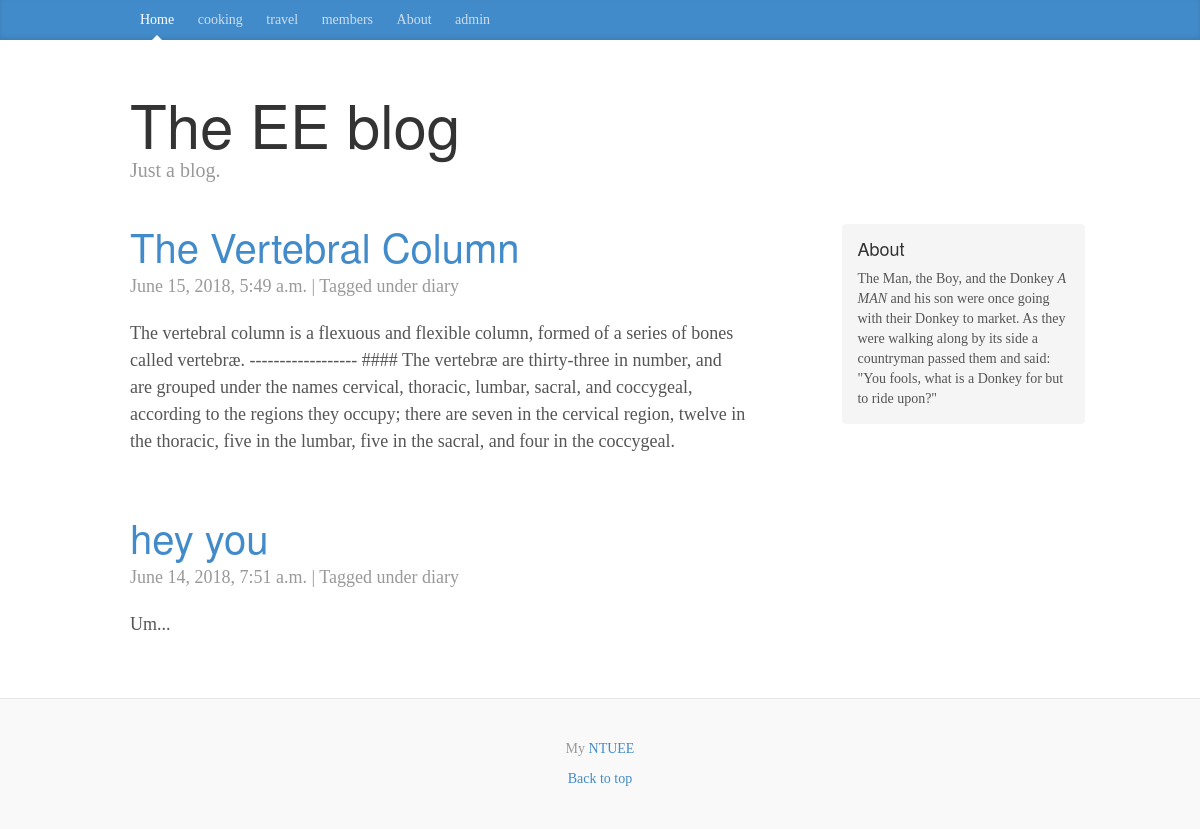
The page / on the database its author committed.
### blog/models.py (models this page shows, shortened)
class Entry(models.Model):
    title = models.CharField(max_length=200)
    body = models.TextField()
    slug = models.SlugField(max_length=200, unique=True)
    publish = models.BooleanField(default=True)
    created = models.DateTimeField(auto_now_add=True)
    modified = models.DateTimeField(auto_now=True)
    tags = models.ManyToManyField(Tag)
    objects = EntryQuerySet.as_manager()
    class Meta:
        verbose_name = "Blog Entry"
        verbose_name_plural = "Blog Entries"
        ordering = ["-created"]

class Tag(models.Model):
    slug = models.SlugField(max_length=200, unique=True)
    def __str__(self):
        return self.slug

### blog/views.py (the view)
# urls.py: url(r'^$', views.BlogIndex.as_view(), name="index"),
class BlogIndex(generic.ListView):
    queryset = models.Entry.objects.published()
    template_name = "home.html"
    paginate_by = 2

### templates/home.html
{% extends "base.html" %}
{% load django_markdown %}
{% block blog_entries %}
{% for object in object_list %}
  <div class="post">
    <h2><a href="{% url "entry_detail" slug=object.slug %}">{{ object.title }}</a></h2>
    <p class="meta">
      {{ object.created }} |
      Tagged under {{  object.tags.all|join:", " }}
    </p>
    {{ object.body|markdown }}
  </div>
{% endfor %}
{% endblock %}

### templates/base.html (shortened to what this page needs)
{% load staticfiles %}
<!DOCTYPE html>
<html lang="en">
  <head>
    <link href="{% static "css/bootstrap.min.css" %}" rel="stylesheet">
    <link href="{% static "css/blog.css" %}" rel="stylesheet">
  </head>
  <body>
    <div class="blog-masthead">
      <div class="container">
        <nav class="blog-nav">
          <a class="blog-nav-item active" href="{% url "index" %}">Home</a>
          <a class="blog-nav-item" href="#">cooking</a>
          <a class="blog-nav-item" href="#">travel</a>
          <a class="blog-nav-item" href="#">members</a>
          <a class="blog-nav-item" href="#">About</a>
          <a class="blog-nav-item" href="{% url 'admin:index' %}">admin</a>
        </nav>
      </div>
    </div>
    <div class="container">
      <div class="blog-header">
        <h1 class="blog-title">The EE blog</h1>
        <p class="lead blog-description">Just a blog.</p>
      </div>
      <div class="row">
        <div class="col-sm-8 blog-main">
          {% block blog_entries %} {% endblock %}
        </div>
        <div class="col-sm-3 col-sm-offset-1 blog-sidebar">
          <div class="sidebar-module sidebar-module-inset">
            <h4>About</h4>
            <p>The Man, the Boy, and the Donkey
            <em>A MAN</em> and his son were once going with their Donkey to market. As they were walking along by its side a countryman passed them and said: "You fools, what is a Donkey for but to ride upon?"</p>
          </div>
        </div>
      </div>
    </div>
    <div class="blog-footer">
      <p>My  <a href="https://www.ee.ntu.edu.tw/index1.php">NTUEE</a></p>
      <p>
        <a href="#">Back to top</a>
      </p>
    </div>
  </body>
</html>

### static/css/blog.css (style rules this page uses)
body { font-family: Georgia, "Times New Roman", Times, serif; color: #555; }
h1, .h1, h2, .h2, h3, .h3, h4, .h4, h5, .h5, h6, .h6 { margin-top: 0; font-family: "Helvetica Neue", Helvetica, Arial, sans-serif; font-weight: normal; color: #333; }
@media (min-width: 1200px) { .container { width: 970px; } }
.blog-masthead { background-color: #428bca; -webkit-box-shadow: inset 0 -2px 5px rgba(0,0,0,.1); box-shadow: inset 0 -2px 5px rgba(0,0,0,.1); }
.blog-nav-item { position: relative; display: inline-block; padding: 10px; font-weight: 500; color: #cdddeb; }
.blog-nav .active { color: #fff; }
.blog-nav .active:after { position: absolute; bottom: 0; left: 50%; width: 0; height: 0; margin-left: -5px; vertical-align: middle; content: " "; border-right: 5px solid transparent; border-bottom: 5px solid; border-left: 5px solid transparent; }
.blog-header { padding-top: 20px; padding-bottom: 20px; }
.blog-title { margin-top: 30px; margin-bottom: 0; font-size: 60px; font-weight: normal; }
.blog-description { font-size: 20px; color: #999; }
.blog-main { font-size: 18px; line-height: 1.5; }
.sidebar-module { padding: 15px; margin: 0 -15px 15px; }
.sidebar-module-inset { padding: 15px; background-color: #f5f5f5; border-radius: 4px; }
.sidebar-module-inset p:last-child, .sidebar-module-inset ul:last-child, .sidebar-module-inset ol:last-child { margin-bottom: 0; }
.post { margin-bottom: 60px; }
div.post h2:first-child { margin-bottom: 5px; font-size: 40px; }
.meta { margin-bottom: 20px; color: #999; }
.blog-footer { padding: 40px 0; color: #999; text-align: center; background-color: #f9f9f9; border-top: 1px solid #e5e5e5; }
.blog-footer p:last-child { margin-bottom: 0; }

### rows shown on the page
Entry: title "The Vertebral Column", created "June 15, 2018, 5:49 a.m.", tags.all "diary", body "The vertebral column is a flexuous and flexible column, formed of a series of bones called vertebræ. ------------------ #### The vertebræ are thirty-three in number, and are grouped under the names cervical, thoracic, lumbar, sacral, and coccygeal, according to the regions they occupy; there are seven in the cervical region, twelve in the thoracic, five in the lumbar, five in the sacral, and four in the coccygeal."
Entry: title "hey you", created "June 14, 2018, 7:51 a.m.", tags.all "diary", body "Um..."
